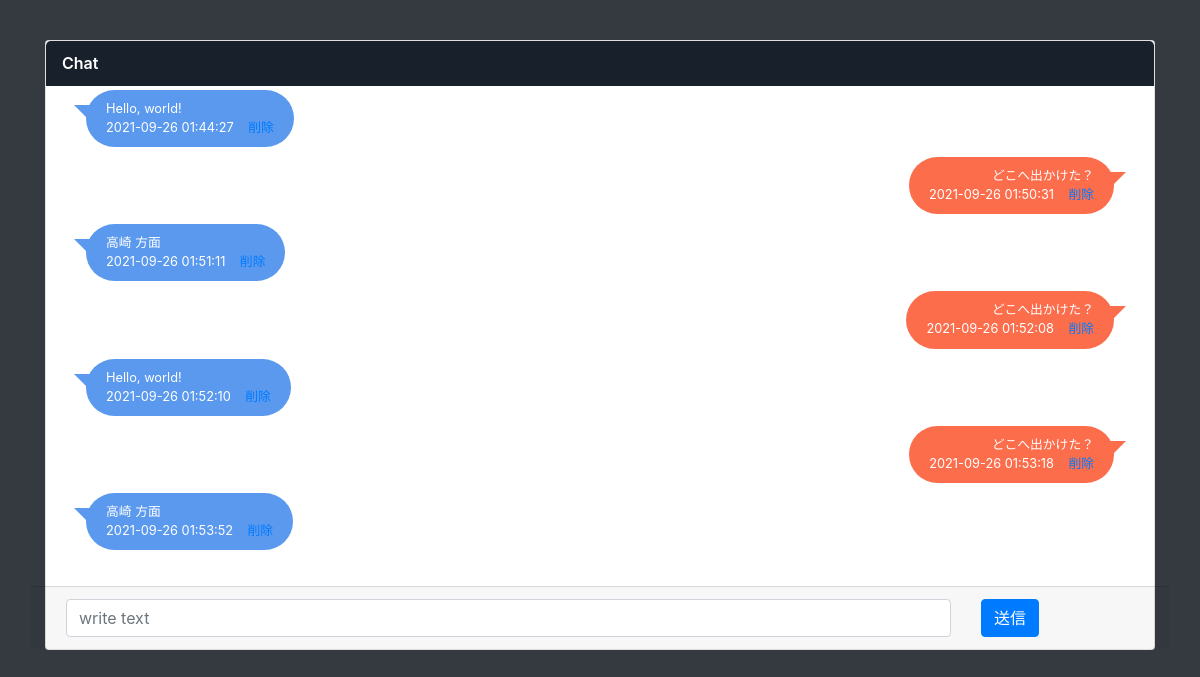
Before: / with the older database file.
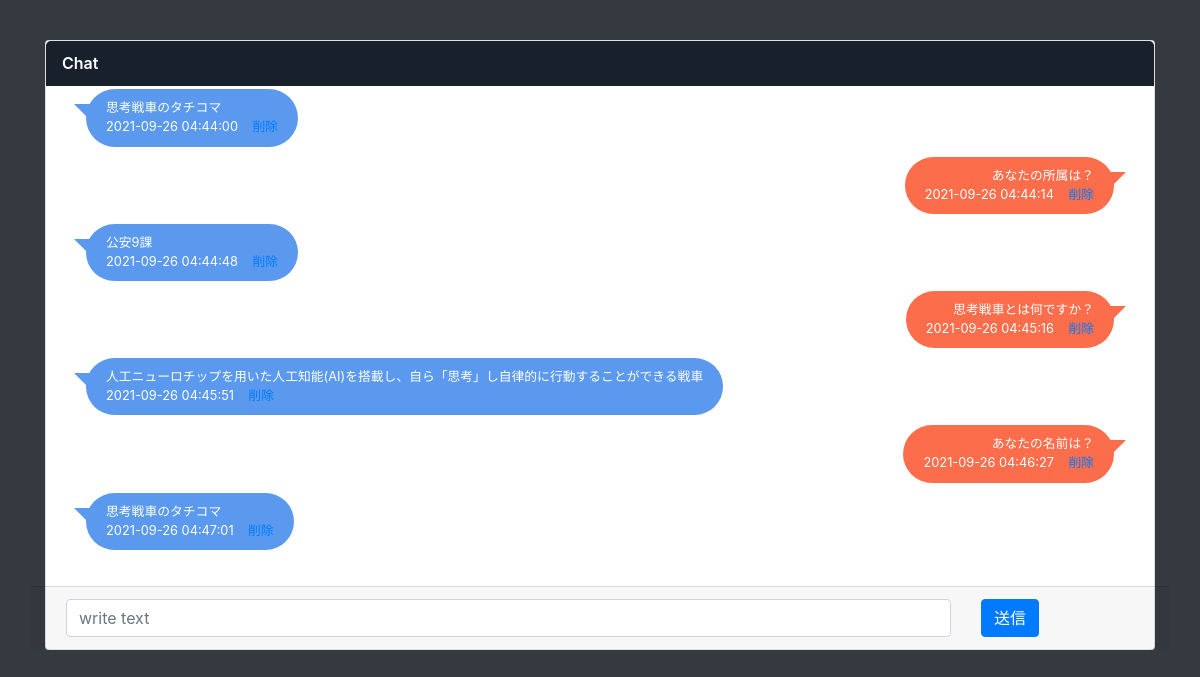
After: the same page with the newer database file.
### main.py (models this page shows)
class Chat(db.Model):
    __tablename__ = 'chats'
    id = db.Column(db.Integer, primary_key=True)
    content = db.Column(db.String(200), nullable=False)
    type = db.Column(db.String(200), nullable=True)
    date_created = db.Column(db.DateTime, default=datetime.utcnow)

### main.py (the view)
@app.route('/', methods=['POST', 'GET'])
def index():
    global flag, task_content
    if request.method == 'POST':
        task_content = request.form['content']
        task_type = request.form['type']
        if request.form['flag'] == 'True':
            flag = True
        else:
            flag = False
        new_task = Chat(content=task_content, type=task_type)
        try:
            db.session.add(new_task)
            db.session.commit()
        except:
            return "Not seld message yet, try again."
        return redirect('/')
    else:
        tasks = Chat.query.order_by(Chat.date_created).all()
        return render_template('index.html', tasks=tasks, flag=flag, task_content=task_content)

### templates/index.html (shortened to what this page needs)
<!DOCTYPE html>
<html lang="en">
<head>
    <link href="https://stackpath.bootstrapcdn.com/bootstrap/4.4.1/css/bootstrap.min.css" rel="stylesheet"
>
    <link rel="stylesheet" href="{{ url_for('static', filename='css/main.css') }}">
</head>
<body class="bg-dark">
    <div class="container content">
        <div class="card">
            <div class="card-header">Chat</div>
            <div class="card-body" style="overflow: scroll;height: 500px;" id="target">
                <ul class="chat-list">
                    {% if tasks|length < 1 %} <h4 style="text-align: center">つぶやいてみよう！！！</h4>
                        {% else %}
                        {% for task in tasks %}
                        <li class="{{ task.type }}">
                            <div class="chat-body">
                                <div class="chat-message">
                                    <p>{{ task.content }}</p>
                                    {{ task.date_created.replace(microsecond = 0) }} &nbsp;&nbsp;
                                    <a href="/delete/{{task.id}}">削除</a>
                                </div>
                            </div>
                        </li>
                        {% endfor %}
                        {% endif %}
                </ul>
            </div>
            <form action="/" method="post" class="row card-footer">
                <div class="col-10">
                    <input type="text" name="content" id="content" class="form-control" placeholder="write text">
                </div>
                <div class="col-2">
                    <input type="submit" value="送信" class="btn btn-primary">
                </div>
            </form>
        </div>
    </div>
</body>
</html>

Changed rows visible on the page:
no longer on this page (row unchanged): Chat: content "Hello, world!", date_created.replace "2021-09-26 01:44:27"
no longer on this page (row unchanged): Chat: content "どこへ出かけた？", date_created.replace "2021-09-26 01:50:31"
no longer on this page (row unchanged): Chat: content "高崎 方面", date_created.replace "2021-09-26 01:51:11"
no longer on this page (row unchanged): Chat: content "どこへ出かけた？", date_created.replace "2021-09-26 01:52:08"
no longer on this page (row unchanged): Chat: content "Hello, world!", date_created.replace "2021-09-26 01:52:10"
no longer on this page (row unchanged): Chat: content "どこへ出かけた？", date_created.replace "2021-09-26 01:53:18"
no longer on this page (row unchanged): Chat: content "高崎 方面", date_created.replace "2021-09-26 01:53:52"
added Chat: content "思考戦車のタチコマ", date_created.replace "2021-09-26 04:44:00"
added Chat: content "あなたの所属は？", date_created.replace "2021-09-26 04:44:14"
added Chat: content "公安9課", date_created.replace "2021-09-26 04:44:48"
added Chat: content "思考戦車とは何ですか？", date_created.replace "2021-09-26 04:45:16"
added Chat: content "人工ニューロチップを用いた人工知能(AI)を搭載し、自ら「思考」し自律的に行動することができる戦車", date_created.replace "2021-09-26 04:45:51"
added Chat: content "あなたの名前は？", date_created.replace "2021-09-26 04:46:27"
added Chat: content "思考戦車のタチコマ", date_created.replace "2021-09-26 04:47:01"
